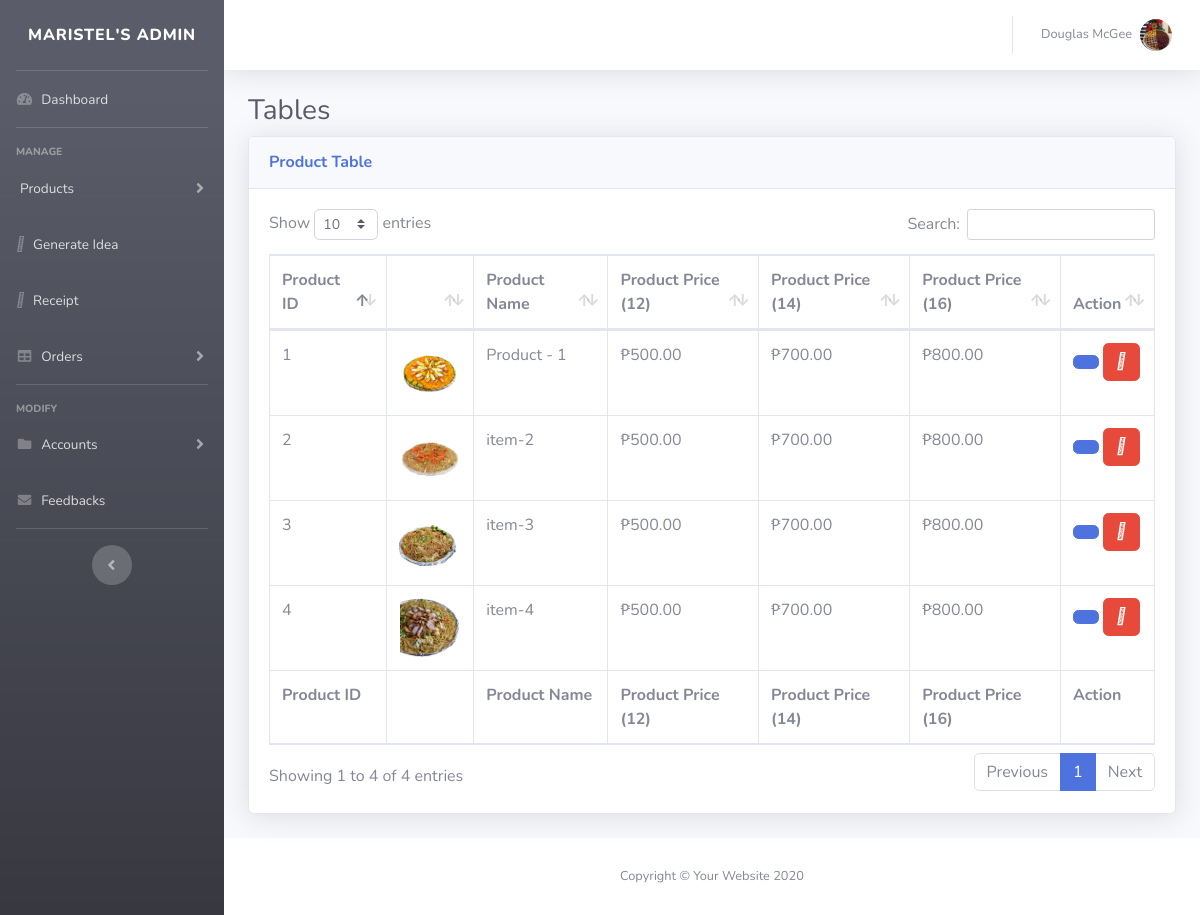
/admin/products.php?type=1 (signed in), run on the app's committed database.
### tables this page shows
CREATE TABLE `tbl_products` (
  `prod_id` int(11) NOT NULL,
  `prod_name` varchar(255) NOT NULL,
  `prod_price_small` int(11) NOT NULL,
  `prod_price_medium` int(11) NOT NULL,
  `prod_price_large` int(11) NOT NULL,
  `prod_description` varchar(255) NOT NULL DEFAULT 'No description yet',
  `prod_type` int(11) NOT NULL,
  `prod_img` varchar(255) NOT NULL
);

### admin/products.php (the view, shortened to what this page needs)
<!DOCTYPE html>
<html lang="en">
<head>
    <link href="../vendor/fontawesome-free/css/all.min.css" rel="stylesheet" type="text/css">
    <link href="../styles/sb-admin-2.min.css" rel="stylesheet">
    <link href="../vendor/datatables/dataTables.bootstrap4.min.css" rel="stylesheet">
</head>
<body id="page-top">
    <div id="wrapper">
        <?php include "sidebar.php"; ?>
        <div id="content-wrapper" class="d-flex flex-column">
            <div id="content">
                <?php include "navbar.php"; ?>
                <div class="container-fluid">
                    <h1 class="h3 mb-2 text-gray-800">Tables</h1>
                    <div class="card shadow mb-4">
                        <div class="card-header py-3">
                            <h6 class="m-0 font-weight-bold text-primary">Product Table</h6>
                        </div>
                        <div class="card-body">
                            <div class="table-responsive">
                                <table class="table table-bordered" id="dataTable" width="100%" cellspacing="0">
                                    <thead>
                                        <tr>
                                            <th>Product ID</th>
                                            <th></th>
                                            <th>Product Name</th>
                                            <th>Product Price (12)</th>
                                            <th>Product Price (14)</th>
                                            <th>Product Price (16)</th>
                                            <th>Action</th>
                                        </tr>
                                    </thead>
                                    <tfoot>
                                        <tr>
                                            <th>Product ID</th>
                                            <th></th>
                                            <th>Product Name</th>
                                            <th>Product Price (12)</th>
                                            <th>Product Price (14)</th>
                                            <th>Product Price (16)</th>
                                            <th>Action</th>
                                        </tr>
                                    </tfoot>
                                    <tbody>
                                        <?php
                                            if(isset($_GET['type'])){
                                                $prodId = intval($_GET["type"]);
                                                $query = "SELECT * FROM tbl_products WHERE prod_type = ?";
                                                $stmt = $conn->prepare($query);
                                                $stmt->bind_param("i", $prodId);
                                                $stmt->execute();
                                                $result = $stmt->get_result();
                                                while ($data = $result->fetch_assoc()) {
                                        ?>
                                        <tr class="product-row" data-prod-id="<?php echo $data['prod_id']; ?>" data-prod-name="<?php echo $data['prod_name']; ?>">
                                            <td><?php echo $data['prod_id']; ?></td>
                                            <td>
                                                <div class="img-con" style="height: 60px;">
                                                    <img src="../assets/products/<?php echo $data['prod_img']; ?>" alt="item" class="img-fluid"
                                                    style="height: 100%; width: 100%; object-fit:contain;">
                                                </div>
                                            </td>
                                            <td><?php echo $data['prod_name']; ?></td>
                                            <td>₱<?php echo number_format($data['prod_price_small'], 2); ?></td>
                                            <td>₱<?php echo number_format($data['prod_price_medium'], 2); ?></td>
                                            <td>₱<?php echo number_format($data['prod_price_large'], 2); ?></td>
                                            <td>
                                                <button type="button" class="btn btn-primary" id="<?php echo $data["prod_id"] ?>" data-bs-toggle="modal" data-bs-target="#residenceAccountDetails<?php echo $data["prod_id"] ?>" data-bs-whatever="@getbootstrap">
                                                </button>
                                                <button type="button" class="btn btn-danger deleteProd" value="<?php echo $data["prod_id"] ?>">
                                                    <i class="fa-solid fa-trash" style="color: #fcfcfc;"></i>
                                                </button>
                                            </td>
                                        </tr>
                                        <?php
                                            } }
                                        ?>
                                        </tbody>
                                </table>
                            </div>
                        </div>
                    </div>
                </div>
            </div>
            <footer class="sticky-footer bg-white">
                <div class="container my-auto">
                    <div class="copyright text-center my-auto">
                        <span>Copyright &copy; Your Website 2020</span>
                    </div>
                </div>
            </footer>
        </div>
    </div>
</body>
</html>

### data on the page
tbl_products: prod_id "1", prod_img (picture), prod_name "Product - 1", prod_price_small "500.00", prod_price_medium "700.00", prod_price_large "800.00"
tbl_products: prod_id "2", prod_img (picture), prod_name "item-2", prod_price_small "500.00", prod_price_medium "700.00", prod_price_large "800.00"
tbl_products: prod_id "3", prod_img (picture), prod_name "item-3", prod_price_small "500.00", prod_price_medium "700.00", prod_price_large "800.00"
tbl_products: prod_id "4", prod_img (picture), prod_name "item-4", prod_price_small "500.00", prod_price_medium "700.00", prod_price_large "800.00"
